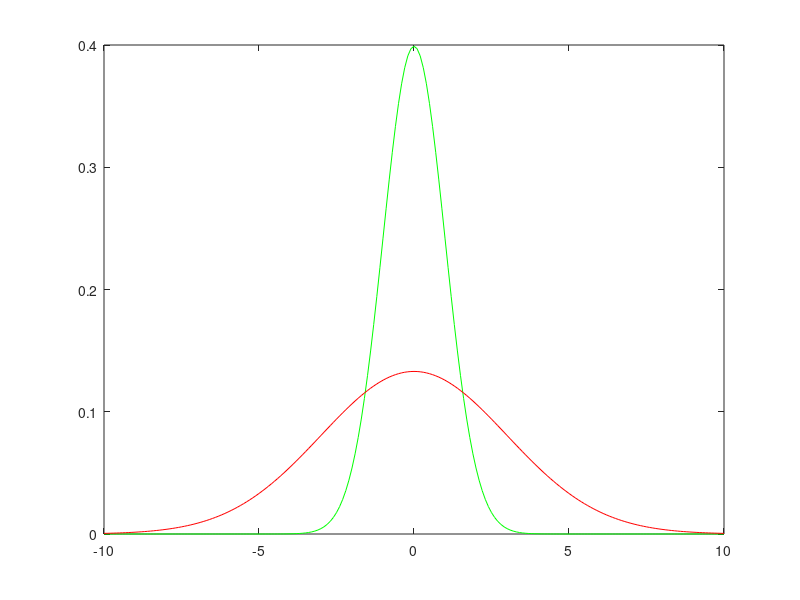

Here is the MATLAB script that generated this plot: (Note: this script raises an error after producing the figure.)
%% hw1
clc;
clear;
loop = 10 ;
 n = 4;
 m = 3;
 A = cell(n, m) ;
 for k = 1 : loop

     %form 10 matrices%
     A = rand(n,m);
     fprintf("Matrix %d: \n",k);
%      disp(A);
     
     %part i%
     A_trans = transpose(A);
     M = mtimes(A_trans,A);
     disp(M);
     
     %part ii%
     [V,D] = eig(M);

     fprintf("Eigenvalue of matrix %d: \n",k);
     disp(D);

     fprintf("Eigenvector of matrix %d: \n",k);
     disp(V);

     %part iii%
     V_trans = transpose(V);
     Inner_Product_Matrix = mtimes(V_trans,V);

     fprintf("Inner product matrix for matrix %d: \n",k);
     disp(Inner_Product_Matrix);

     %part iv%
     sum_e_values = sum(diag(D(:,1:end)));
     trace_value = trace(M);
     eva = ismembertol(sum_e_values,trace_value,0.01);

     fprintf("Compare result is %d\n",eva);

     %part v%
     prod_e_values = prod(diag(D(:,1:end)));
     det_value = det(M);
     eva_2 = ismembertol(prod_e_values,det_value,0.01);

     fprintf("Compare result is %d\n",eva_2);
     
 end

mu1 = 0;
sigma1 = 1;
mu2 = 0;
sigma2 = 3;
x = -10:.1:10;
y1= pdf('Normal',x,mu1,sigma1);
y2= pdf('Normal',x,mu2,sigma2);
plot(x,y1,'g',x,y2,'r')


clc;
mu = 2;
sigma = 5;
fun = @(x) 1/(sqrt(2*pi)*sigma)*exp(-(x-mu).^2/(2*sigma^2));

q1 = integral(fun,4,Inf);
q2 = integral(fun,-2,4);
q3 = integral(fun,8,100);

fprintf("Answer part i is %f \n",q1);
fprintf("Answer part ii is %f \n",q2);
fprintf("Answer part iii is %f \n",q3+q2);

clc;
clear;
syms x y u_x u_y 
a = -3/2;
b = sqrt(5);
% u_x = 1;
% u_y = 2;

pdf = exp(-(x-u_x)^2 +a *(y-u_y)^2 + b*(x-u_x)*(y-u_y)); % not multiply with (1/(2*pi)) yet

f_X = int(pdf,y,-Inf,Inf);
f_Y = int(pdf,x,-Inf,Inf);
% disp(f_X);
disp(f_Y);

clear;
sigma_xly = 1/sqrt(2);
mu_x1y = 1+4*sqrt(5);
x_plot = -20:.1:20;
f_x1y = pdf('Normal',x_plot,mu_x1y,sigma_xly);
plot(x_plot,f_x1y,'g')

%% hw2
%% 3
%% 4
%% hw5

clear;
clc;
A3 = [3 10 0;0 2 4;0 0 1];
[V3,D3] = eig(A3);
disp(V3);
disp(D3);
disp(rref(V3));
disp(det(V3));

fprintf("For A4: \n");

A4 = [5 1 1;0 5 3;0 0 2];
[V4,D4] = eig(A4);
disp(V4);
disp(D4);
disp(rref(V4));
disp(det(V4));


clear;
clc;
close;

load HW05_Prob5_Data;
format default;
[m,n] = size(t);
A = [ones(m,1),t,t.^2,t.^3,t.^4,t.^5,t.^6,t.^7,t.^8];
alpha_ = inv(A.'*A)*A.'*f;
f_fit = A*alpha_;
fprintf("Coefficients are as follow: \n");
% disp(alpha);
[row,col] = size(A);
for i = 1:col
    fprintf("alpha(%d) = %f\n",i,alpha_(i));
end
plot(t,f,'r',t,f_fit,'g',"LineWidth",2.5);
grid on 
xlabel('t','FontSize',10);
ylabel('f','FontSize',10);
legend('Data','Fit curve');
title('Least square fit of polynomials up to order 8 to data');
print Prob5poly -dpng;

df_dt = get_poly_deriv(alpha_,0.3);
fprintf("The derivative of f(t) at t = 0.3 is :\n");
disp(df_dt);
function df = get_poly_deriv(a,val)
    p = flip(a).';
    k = polyder(p);
    len = length(a)-2;
    coef = flip(k);
    df = 0;
    for i = 0:len
        df =df + coef(i+1) * val^i;
    end
end
%% hw6
clear;close all
clc;
%% Normal Equaitons
syms t real
% y1 = 1; y2 = t; y3 = 1/2*(3*t^2-1);
% x = exp(t);
y1 = [1 0; 2 0] ; y2 = [1 1; 1 1];
x = [0 -1; 2 0];
int_a = -1; int_b = 1;

%% Find alpha
y11 = trace(y1'*y1)
y12 = trace(y1'*y2)
y22 = trace(y2'*y2)
xy1 = trace(x'*y1)
xy2 = trace(x'*y2)

G = [y11 y12; y12 y22]
beta = [xy1; xy2]
alpha = (G')^-1*beta

xhat = alpha(1)*y1+alpha(2)*y2

%%
clc;
clear;
close all;
format rat;
load DataHW06_Prob2.mat;

%% initial
% This makes the plot
% plot(t,y,'r','linewidth',3);
% hold on;
plot(t,dy,'r','linewidth',3);
hold on;
grid on 
% xlabel('t','FontSize',10);
% ylabel('y','FontSize',10);
% print Prob2hw6_initialWave -dpng;

%% 2a
%naive estimate
del_T = t(2) - t(1);
dy_naive = zeros(length(t),1);
for i = 1:length(t)
    if i == 1
        dy_naive(i) = y(i)/ del_T;
    else
        dy_naive(i) = (y(i) - y(i-1))/ del_T;
    end
end

plot(t,dy_naive,'g','linewidth',3);
legend ({'$\dot y (t)$','$\dot y _{Naive}(t)$'},'Interpreter','latex')
xlabel('t','FontSize',10);
ylabel('dy/dt','FontSize',10);
print Prob2hw6a_naive -dpng;

%% 2b
%regression estimate
del_T = t(2) - t(1);
%choose M and N, N is polynomial fitting
M = 4; N = 2;
mov_win = -M+1 : (-M+M);
A = zeros(M,N+1);

%compute matrix A (constant)
for i = 1:length(mov_win)
    row_A = zeros(1,N+1);
    for j = 0:N
        row_A(j+1) = ((-M+i)*del_T)^j;
    end
    A(i,:) = row_A;
end

%define beta is the coef (ATA)-1 AT
beta = inv(A.'*A)*A.';

%define B
B = zeros(1,N+1);
B(2) = 1;

%compute dy/dt
dy_regress = zeros(length(y),1);
for k = 0:length(y)
    tk = k*del_T;
    if k > (M-1)
            alpha_k = beta * y(k-M+1:k);
            dy_regress(k) = B * alpha_k;
    end
end

plot(t,dy_regress,'g','linewidth',3);
legend ({'$\dot y (t)$','$\dot y _{Regression}(t)$'},'Interpreter','latex')
xlabel('t','FontSize',10);
ylabel('dy/dt','FontSize',10);
print Prob2hw6b_regression -dpng;

%%
clc;
clear;
close all;
format default;
load DataHW06_Prob3.mat;

% This makes the plot
% plot(t,y,'r','linewidth',3);
% hold on;
figure(1);
plot(t,dy,'r','linewidth',3);
hold on;
grid on 
% xlabel('t','FontSize',10);
% ylabel('y','FontSize',10);
% print Prob3hw6_initialWave -dpng;

%naive estimate
del_T = t(2) - t(1);
dy_naive = zeros(length(t),1);
for i = 1:length(t)
    if i == 1
        dy_naive(i) = y(i)/ del_T;
    else
        dy_naive(i) = (y(i) - y(i-1))/ del_T;
    end
end

plot(t,dy_naive,'g','linewidth',2);
legend ({'$\dot y (t)$','$\dot y _{Naive}(t)$'},'Interpreter','latex')
xlabel('t','FontSize',10);
ylabel('dy/dt','FontSize',10);
title("Derivative of y naive estimate");
print Prob3hw6a_naive -dpng;
hold off;

% calculate the RSME
rmse_naive = norm(dy - dy_naive,2)/(length(dy));
fprintf("RMSE for naive estimate is : ");
disp(rmse_naive);

%regression estimate
del_T = t(2) - t(1);
%choose M and N, N is polynomial fitting
M = 12; N = 2;
mov_win = -M+1 : (-M+M);
A = zeros(M,N+1);

%compute matrix A (constant)
for i = 1:length(mov_win)
    row_A = zeros(1,N+1);
    for j = 0:N
        row_A(j+1) = ((-M+i)*del_T)^j;
    end
    A(i,:) = row_A;
end

%define beta is the coef (ATA)-1 AT
beta = inv(A.'*A)*A.';

%define B
B = zeros(1,N+1);
B(2) = 1;

%compute dy/dt
dy_regress = zeros(length(y),1);
for k = 1:M:length(y)
    tk = k*del_T;
    if k > (M-1)
            alpha_k = beta * y(k-M+1:k);
            dy_regress(k) = B * alpha_k;
    end
end

figure(2);
plot(t,dy,'r','linewidth',3);
grid on;
hold on;
plot(t,dy_regress,'g','linewidth',2);
legend ({'$\dot y (t)$','$\dot y _{Regression}(t)$'},'Interpreter','latex')
xlabel('t','FontSize',10);
ylabel('dy/dt','FontSize',10);
title("Derivative of y regression estimate");
print Prob3hw6b_regression -dpng;

% calculate the RSME
rmse_reg = norm(dy - dy_regress,2)/(length(dy));
fprintf("RMSE for regression estimate is : ");
disp(rmse_reg);

% as usual
clear;
clc;
close;
format rat;

%test by using data from ex8 hw5
A = diag([0.5, 1, 1, 0.5, 1]);
B = [3 0 2 0 1].';
C = 0.25;
D = B.';

H = MIL(inv(A),B,C,D);
fprintf("The result matrix is : \n");
disp(H);

%function to implement Matrix Inversion Lemma (MIL)
function res = MIL(A_inv,B,C,D)
    %check C is invertible or not
    if det(C) == 0
        fprintf("C is not invertible\n");
        res = 0;
    else
        res = A_inv - A_inv * B * inv(inv(C) + D* A_inv *B) * D * A_inv;
    end
end

%% hw7

%%
clc;
clear;
close all;
format rat;

a = sqrt(2);
A = [1 0 a;0 2 0; a 0 0];

%part a
v1 = [0;1;0];
% disp(A*v1 - 2*v1);

%part b
v2 = [1;0;0];
v3 = [0;0;1];
V = [v1,v2,v3];

%part c
B = V.' * A * V;
% disp(B);

A2 = B(2:end,2:end);
% disp(A2);

% part d
[U2,D2] = eig(A2);
% disp(U2.' * A2 * U2);

%part e
U = eye(3);
U(2:end,2:end) = U2;
% disp(U * U.');

% part f
O = V * U;
% disp(O * O.');

%part g
lamda = O.' * A * O;
fprintf("The final result is : \n");
disp(lamda);
fprintf("This is a diagonal matrix \n");

%% all the time
close all;
clear;
clc;
format default;
load DataHW07_Prob4.mat;

% m = length(y{1});
[m,n] = size(C{1});

%% part a
%initialise
A{1} = C{1};
Y{1} = y{1};
for k = 1:N
%     S{k} = eye(m);
    R{k} = eye(m*k);
    if k > 1
        A{k} = [A{k-1};C{k}];
        Y{k} = [Y{k-1};y{k}];
        if rank(A{k}) == 100
            n_a = k;
            break;
        end

    end
end

fprintf("n s.t A_k is full rank is %d \n",n_a);

%% part b
tic;
for k = n_a : N
    R{k} = eye(m*k);
    A{k} = [A{k-1};C{k}];
    Y{k} = [Y{k-1};y{k}];
    x_batch{k} = inv(A{k}.' * R{k} * A{k}) * A{k}.' * R{k} * Y{k};
    E_b(k-n_a+1) = norm(x_batch{k} - x_actual{k});
end

t = n_a:N;
plot(t,E_b,'g','linewidth',2);
title("Norm error in x-hat using Batch Process (2.040413 seconds)");
xlabel('k','FontSize',10);
ylabel('E_k','FontSize',10);
grid on;
print Prob4b_hw7 -dpng
toc;


%% part c
%using RLS Algorithm
% -----------initialise step-------------
%compute Qk and Pk , xk at k = n_a
for k = 1:n_a
    S{k} = eye(m);
    if k == 1
        Q{k} = C{k}.' * S{k} * C{k};
        P{k} = C{k}.' * S{k} * y{k};
    else
        Q{k} = Q{k-1} + C{k}.' * S{k} * C{k};
        P{k} = P{k-1} + C{k}.' * S{k} * y{k};
    end
end

x_rls ={};
x_rls{n_a} = inv(Q{n_a}) * P{n_a};

% -----------recursion step -------------
tic;
for k = n_a : N-1
    S{k+1} = S{k};
    Q{k+1} = Q{k} + C{k+1}.' * S{k+1} * C{k+1};
    %Kalman gain
    K{k+1} = inv(Q{k+1}) * C{k+1}.' * S{k+1};

    %update new state with Kalam gain and innovation
    x_rls{k+1} = x_rls{k} + K{k+1} * (y{k+1} - C{k+1} * x_rls{k});
    E_c(k-n_a+1) = norm(x_actual{k} - x_rls{k});

end

%------plot----------------
t = n_a:N-1;
plot(t,E_c,'g','linewidth',2);
title("Norm error in x-hat using RLS without MIL (0.453542 seconds)");
xlabel('k','FontSize',10);
ylabel('E_k','FontSize',10);
grid on;
print Prob4c_hw7 -dpng
toc;





%% part d

%exactly as in part c
%using RLS Algorithm WITH MIL
% -----------initialise step-------------
%compute Qk and Pk , xk at k = n_a
for k = 1:n_a
    S{k} = eye(m);
    if k == 1
        Q{k} = C{k}.' * S{k} * C{k};
        P{k} = C{k}.' * S{k} * y{k};
    else
        Q{k} = Q{k-1} + C{k}.' * S{k} * C{k};
        P{k} = P{k-1} + C{k}.' * S{k} * y{k};
    end
end

x_rls_mil ={};
Q_inv{n_a} = inv(Q{n_a});
x_rls_mil{n_a} =  Q_inv{n_a} * P{n_a};

% -----------recursion step -------------
tic;
for k = n_a : N-1
    S{k+1} = S{k};
    %compute inverse using MIL
    Q_inv{k+1} = MIL(Q_inv{k},C{k+1}.',S{k+1},C{k+1});
    %Kalman gain
    K{k+1} = Q_inv{k+1} * C{k+1}.' * S{k+1};

    %update new state with Kalam gain and innovation
    x_rls_mil{k+1} = x_rls_mil{k} + K{k+1} * (y{k+1} - C{k+1} * x_rls_mil{k});
    E_d(k-n_a+1) = norm(x_actual{k} - x_rls_mil{k});

end
toc;
%------plot----------------
t = n_a+1:N;
plot(t,E_d,'g','linewidth',2);
title("Norm error in x-hat using RLS with MIL (0.050298 seconds)");
xlabel('k','FontSize',10);
ylabel('E_k','FontSize',10);
grid on;
print Prob4d_hw7 -dpng

%% all the time
close all;
clear;
clc;
format default;
load DataHW07_Prob5.mat;

[m,n] = size(C{1});
%% part a
%initialise
A{1} = C{1};
Y{1} = y{1};
for k = 1:N
%     R{k} = eye(m*k);
    if k > 1
        A{k} = [A{k-1};C{k}];
        Y{k} = [Y{k-1};y{k}];
        if rank(A{k}) == 20
            n_a = k;
            break;
        end

    end
end

fprintf("n s.t A_k is full rank is %d \n",n_a);

%% part b - using Batch Process
for k = n_a : N
    R{k} = eye(m*k);
    A{k} = [A{k-1};C{k}];
    Y{k} = [Y{k-1};y{k}];
    x_batch{k} = inv(A{k}.' * R{k} * A{k}) * A{k}.' * R{k} * Y{k};
    E_b(k-n_a+1) = norm(x_batch{k} - x_actual{k});
end

t = n_a:N;
figure(1);
plot(t,E_b,'g','linewidth',2);
title("Norm error in x-hat using Batch Process");
xlabel('k','FontSize',10);
ylabel('E_k','FontSize',10);
grid on;
% print Prob5b_hw7 -dpng


%% part c - Forgeting factor
% Warning : This part took long time to run 
lamda = 0.98;
%find Rk at initial
R={};
for k = 1:n_a
    S{k} = lamda^(n_a - k) * eye(m);
    if k == 1
        R{k} = S{k};
    else
        R{k} = diag([diag(R{k-1});diag(S{k})]);
    end

end
%using Batch method again
for k = n_a : N
    bl_a = lamda * R{k-1};
    bl_b = zeros(m*(k-1),m);
    bl_c = zeros(m,m*(k-1));
    bl_d = eye(m);
    row_a_b_R_k = [bl_a, bl_b];
    row_c_d_R_k = [bl_c,bl_d];
    R{k} = [row_a_b_R_k;row_c_d_R_k];
    A{k} = [A{k-1};C{k}];
    Y{k} = [Y{k-1};y{k}];
    x_batch{k} = inv(A{k}.' * R{k} * A{k}) * A{k}.' * R{k} * Y{k};
    E_b(k-n_a+1) = norm(x_batch{k} - x_actual{k});
end

t = n_a:N;
figure(2);
plot(t,E_b,'g','linewidth',2);
title("Norm error in x-hat using Batch Process with Forgetting factor");
xlabel('k','FontSize',10);
ylabel('E_k','FontSize',10);
grid on;
% print Prob5c_hw7 -dpng

%% part d 
lamda = 0.98;
%using RLS Algorithm + Forgetting factor
% -----------initialise step-------------
%compute Qk and Pk , xk at k = n_a
for k = 1:n_a
%     S{k} = eye(m);
    if k == 1
        Q{k} = C{k}.' * lamda^(n_a - k) * C{k};
        P{k} = C{k}.' * lamda^(n_a - k) * y{k};
    else
        Q{k} = Q{k-1} + C{k}.' * lamda^(n_a - k) * C{k};
        P{k} = P{k-1} + C{k}.' * lamda^(n_a - k) * y{k};
    end
end

x_rls ={};
x_rls{n_a} = inv(Q{n_a}) * P{n_a};

% -----------recursion step -------------
tic;
for k = n_a : N-1
%     S{k+1} = S{k};
    Q{k+1} = lamda * Q{k} + C{k+1}.' * C{k+1};
    %Kalman gain
    K{k+1} = inv(Q{k+1}) * C{k+1}.';

    %update new state with Kalam gain and innovation
    x_rls{k+1} = x_rls{k} + K{k+1} * (y{k+1} - C{k+1} * x_rls{k});
    E_c(k-n_a+1) = norm(x_actual{k} - x_rls{k});

end

%------plot----------------
t = n_a:N-1;
figure(3);
plot(t,E_c,'g','linewidth',2);
title("Norm error in x-hat using RLS without MIL + Forgetting factor");
xlabel('k','FontSize',10);
ylabel('E_k','FontSize',10);
grid on;
% print Prob5d_hw7 -dpng
toc;

%% part d but with MIL
lamda = 0.98;
%exactly as in part c
%using RLS Algorithm WITH MIL + Forgetting factor
% -----------initialise step-------------
%compute Qk and Pk , xk at k = n_a
for k = 1:n_a
%     S{k} = eye(m);
    if k == 1
        Q{k} = C{k}.' * lamda^(n_a - k) * C{k};
        P{k} = C{k}.' * lamda^(n_a - k) * y{k};
    else
        Q{k} = Q{k-1} + C{k}.' * lamda^(n_a - k) * C{k};
        P{k} = P{k-1} + C{k}.' * lamda^(n_a - k) * y{k};
    end
end

x_rls_mil ={};
Q_inv{n_a} = inv(Q{n_a});
x_rls_mil{n_a} =  Q_inv{n_a} * P{n_a};

% -----------recursion step -------------
for k = n_a : N-1
%     S{k+1} = S{k};
    %compute inverse using MIL
    Q_inv{k+1} = (1/lamda) * MIL(Q_inv{k},C{k+1}.',1/lamda,C{k+1},m);
    %Kalman gain
    K{k+1} = Q_inv{k+1} * C{k+1}.';

    %update new state with Kalam gain and innovation
    x_rls_mil{k+1} = x_rls_mil{k} + K{k+1} * (y{k+1} - C{k+1} * x_rls_mil{k});
    E_d(k-n_a+1) = norm(x_actual{k} - x_rls_mil{k});

end
%------plot----------------
t = n_a+1:N;
figure(4);
plot(t,E_d,'g','linewidth',2);
title("Norm error in x-hat using RLS with MIL + forgetting factor");
xlabel('k','FontSize',10);
ylabel('E_k','FontSize',10);
grid on;
% print Prob5d_MIL_hw7 -dpng

close;
clc;
clear;
format default;

% A = [1 3;3 9];
% A = [6 10 11;10 19 19;11 19 21];
A = [2 6 10;6 10 14;10 14 18];
[V,D] = eig(A);
% disp(V);
disp(D);
% N = sqrt(D)*V';
% disp(V * D * V.')

N = (V * D^(1/2)) * V.';
disp(N);
% disp(N.' *  N);

fprintf("Another way : \n");

N2 = sqrtm(A);
disp(N2);

close;
clc;
clear;
format default;

A = [1 3 2;3 8 4];
b = [1;2];
M = [5 1 9;1 2 1;9 1 17];
% x_hat = min_norm_underdeter_case(A,b);
x_hat = weighted_min_norm_underdeter_case(A,b,M);
disp(x_hat);

function sol = min_norm_underdeter_case(A,b)
    sol = A.' * inv(A * A.') * b;
end

function sol = weighted_min_norm_underdeter_case(A,b,M)
    sol = inv(M) * A.' * inv(A * inv(M) * A.') * b;
end
%% 8

close;
clc;
clear;
format default;

A = [1 2;
    3 4;
    5 0;
    0 6];
y = [1.5377
    3.6948;
    -7.7193;
    7.3621];
Q = [1.00 0.50 0.50 0.25; 
    0.50 2.00 0.25 1.00;
    0.50 0.25 2.00 1.00;
    0.25 1.00 1.00 4.00];

for i = 2:4
    [sol,cov] = blue_func(y(1:i),Q(1:i,1:i),A(1:i,:));
    fprintf("Case %d (first %d values of y) \n",i,i);
    fprintf("x_hat = \n");
    disp(sol);
    fprintf("Covariance of the estimate is :\n");
    disp(cov);
    fprintf("\n");
end


function [sol,cov] = blue_func(y,Q,C)
    %assume that x is determnistic
    % mean error = 0, cov error = Q
    %Q is PD, diagonal, mean x_hat (sol) = x

    K_hat = inv(C.' * inv(Q) * C) * C.' * inv(Q);
    x_hat = K_hat* y;
    sol = x_hat;
    cov = inv(C.' * inv(Q) * C);
end

%%

close;
clc;
clear;
format default;

C = [1 2;3 4;5 0;0 6];

y = [1.5377;3.6948;-7.7193;7.3621];

Q = [1.00 0.50 0.50 0.25;
0.50 2.00 0.25 1.00;
0.50 0.25 2.00 1.00;
0.25 1.00 1.00 4.00];

P = [0.5 0.25;
0.25 0.5];

for i = 1:4
    [sol,cov] = MVE_func(y(1:i),C(1:i,:),Q(1:i,1:i),P);
    fprintf("Case %d (first %d value(s) of y) \n",i,i);
    fprintf("x_hat = \n");
    disp(sol);
    fprintf("Covariance of the estimate is :\n");
    disp(cov);
    fprintf("\n");
end

function [sol,cov] = MVE_func(y,C,Q,P)
    %model : y = Cx + e
    %assumption: mean x = 0, mean error =0
    % cov x = P, cov error = Q
    % cov ex.T = 0, uncorelated

    K_hat = P * C.' * inv(C * P * C.' + Q);
    x_hat = K_hat * y;
    sol = x_hat;
    cov = P - P * C.' * inv(C * P * C.' + Q) * C *P;
end

%% 
close;
clc;
clear;
format default;

%model y =  Cx + e
C = [1 2;3 4;5 0;0 6];
y = [1.5377;3.6948;-7.7193;7.3621];

%part a - normal LS
fprintf("Part a: \n");
x_hat_ls = inv(C.' * C) * C.' * y;
fprintf("Standard least square: \n");
fprintf("x_hat = \n");
disp(x_hat_ls);

fprintf("----------------------------- \n");
% part b - BLUE
fprintf("Part b: \n");
Q = eye(4);
[x_hat_blue,cov] = BLUE_func(y,Q,C);
fprintf("BLUE: \n");
fprintf("x_hat = \n");
disp(x_hat_blue);

fprintf("----------------------------- \n");
%part c - MVE
fprintf("Part c: \n");
Q = eye(4);
P = 100 * eye(2);
[x_hat_mve,cov] = MVE_func(y,C,Q,P);
fprintf("MVE: \n");
fprintf("When P = 100I: \n");
fprintf("x_hat = \n");
disp(x_hat_mve);

P = 10^6 * eye(2);
[x_hat_mve,cov] = MVE_func(y,C,Q,P);
fprintf("When P = 10^6 I: \n");
fprintf("x_hat = \n");
disp(x_hat_mve);

fprintf("----------------------------- \n");
%part d - compares
fprintf("Part d: \n");
fprintf("All results are the same. \n");



function [sol,cov] = BLUE_func(y,Q,C)
    %assume that x is determnistic
    % mean error = 0, cov error = Q
    %Q is PD, diagonal, mean x_hat (sol) = x

    K_hat = inv(C.' * inv(Q) * C) * C.' * inv(Q);
    x_hat = K_hat* y;
    sol = x_hat;
    cov = inv(C.' * inv(Q) * C);
end

function [sol,cov] = MVE_func(y,C,Q,P)
    %model : y = Cx + e
    %assumption: mean x = 0, mean error =0
    % cov x = P, cov error = Q
    % cov ex.T = 0, uncorelated

    K_hat = P * C.' * inv(C * P * C.' + Q);
    x_hat = K_hat * y;
    sol = x_hat;
    cov = P - P * C.' * inv(C * P * C.' + Q) * C *P;
end

%%
close;
clc;
clear;
format default;

%parameters
C = [1 2;3 4;5 0;0 6];

y = [1.5377;3.6948;-7.7193;7.3621];

Q = [1.00 0.50 0.50 0.25;
0.50 2.00 0.25 1.00;
0.50 0.25 2.00 1.00;
0.25 1.00 1.00 4.00];

P = [0.5 0.25;
0.25 0.5];

x_mean = [1;-1];
e_mean = 0;

% compute mean and variance
y_mean = C * x_mean + e_mean;
delta_y = y - y_mean;

%call function and print solution
[sol,cov] = MVE_func(delta_y,C,Q,P);
fprintf("MVE for x: \n");
x_hat_mve = x_mean + sol;
fprintf("x_hat = \n");
disp(x_hat_mve);

function [sol,cov] = MVE_func(y,C,Q,P)
    %model : y = Cx + e
    %assumption: mean x = 0, mean error =0
    % cov x = P, cov error = Q
    % cov ex.T = 0, uncorelated

    K_hat = P * C.' * inv(C * P * C.' + Q);
    x_hat = K_hat * y;
    sol = x_hat;
    cov = P - P * C.' * inv(C * P * C.' + Q) * C *P;
end

%% 9


clear;
clc;
close;

syms t pi
% f=t^2;
% g=exp(pi*t);
% a=0; b=2;
% G11=int(f*f,a,b);
% G11=simple(G11)

G = [8/3 -2/pi;-2/pi 1];
c = [2 ; pi];
b = inv(G) * c;
f = b(1) * t + b(2) * sin (pi*t);
s = simplify(f);
disp(s);
disp(simplify(b));

clear;
close;
clc;
format default;

% QR factorization from scratch
A = [1 2;3 4;5 6];
v1 = A(:,1);
q1 = (1/norm(v1)) * v1;
v2 = A(:,2) - dot(A(:,2),q1)*q1;
q2 = (1/norm(v2))*v2;

%build Q
Q = [q1,q2];

%build R
r11 = dot(A(:,1),q1);
r12 = dot(A(:,2),q1);
r22 = dot(A(:,2),q2);
R = [r11 r12;0 r22];

%see econ QR
disp(Q);
disp(R);

fprintf("Compare with MATLAB built in function: \n");
%compare with MATLAB qr built in function
[Q_mat, R_mat] = qr(A,0);
disp(Q_mat);
disp(R_mat);

%% 10


clear;close;clc;format default;
%1a
x = sym('x',[3 1]);
f = 3*x(1)*(2*x(2) - x(3)^3) + (x(2)^4)/3;

% compute using definition
grad_f = sym(zeros(length(x),1));
for i = 1:length(x)
    grad_f(i) = diff(f,x(i));
end

fprintf("The Jacobian of f is : \n");
% pretty(simplify(grad_f))
disp(simplify(grad_f.'));
x_s = [1 3 -1].';
fprintf("Evaluate Jacobian of f at xs is : \n");
disp(subs(grad_f,x,x_s).');

% compute using Jacobian built in func
% Jacobian of a scalar function is the 
% transpose of its gradient
grad_f_jaco = jacobian(f,x).';
subs(grad_f_jaco,x,x_s);

% compute using gradient func
grad_f_gradi = gradient(f,x);
subs(grad_f_gradi,x,x_s);

%% 1b
clc;
format short;
sigma = 0.001;
e = eye(3);
df_numer = zeros(3,1);
%  symmetric difference
for i = 1:length(x)
    f_p = subs(f,x,x_s + sigma * e(:,i));
    f_m = subs(f,x,x_s - sigma * e(:,i));
    df_numer(i) = vpa((f_p - f_m)/ (2*sigma));
end

fprintf("The Jacobian of f at xs is : \n");
disp(df_numer.');

%% 1c 
clc;
sigma = 0.0001;
e = eye(5);
xs = ones(1,5);
df_numer = zeros(1,5);
for i = 1:5
    f_p = funcPartC(xs + sigma * e(i,:));
    f_m = funcPartC(xs - sigma * e(i,:));
    df_numer(i) = (f_p - f_m)/ (2*sigma);
end

fprintf("The Jacobian of funcPartC at xs is : \n");
disp(df_numer);

%%
clear;
close;
clc;
format default;

load SegwayData4KF.mat;
% whos;

% Kalman filter
% Initial condition
P = P0;
xhat = zeros(4,N);
xhat(:,1) = x0;
Karr = [];
% loop
for k = 1:N
    K = (P*C')*inv(C*P*C' + Q);
    Karr = [Karr K];
    xhat(:,k+1) = A*xhat(:,k) + B*u(k) + A*K*(y(k)-C*xhat(:,k));
    P = A*(P-K*C*P)*A'+G*R*G';
end

% Segway_anim(t,xhat(1,1:end-1),xhat(2,1:end-1),Ts);

% just plot
figure(1)
plot(t,xhat(1,1:end-1),'r',t,xhat(2,1:end-1),'g','LineWidth',2); grid on
legend('$\hat{\varphi}(t)$','$\hat{\theta}(t)$','Interpreter','latex')
xlabel('t [s]')
ylabel('Angles [rad]')
print -dpng ex2b_plot_theta_phi_vs_t

figure(2)
plot(t,xhat(3,1:end-1),'r',t,xhat(4,1:end-1),'g','LineWidth',2); grid on
legend('$\hat{\dot{\varphi}}(t)$','$\hat{\dot{\theta}}(t)$','Interpreter','latex')
xlabel('t [s]')
ylabel(' Angular velocities [rad/s]')
print -dpng ex2b_plot_theta_dot_phi_dot_vs_t

figure(3)
plot(t,Karr,'LineWidth',2); grid on
legend({'$K_{\theta}$', '$K_{\varphi}$', '$K_{\dot{\theta}}$', ...
'$K_{\dot{\varphi}}$' },'interpreter','latex')
xlabel('t [s]')
ylabel('Kalman Gains')
print -dpng ex2b_plot_Kalman_gain_vs_t

% compare Kalman gains
fprintf("Steady states values of K are: \n");
disp(K);
[Kss,Pss] = dlqe(A,G,C,R,Q);
fprintf("Kss is: \n");
disp(Kss);
cmp_res = ismembertol(K,Kss,0.001);
fprintf("Comparison result is: \n");
if cmp_res
    fprintf("Kss =  K  \n");
else
    fprintf("Kss !=  K \n");
end


%%
clear; close; clc;format default;

A = 1;
% time step 
delta_t = 0.1;
B = delta_t;
R = 16; %action cov of noise (to state)
c = 3 * 10^8;
C = -2/c;
Q = 10^(-18); %measurement cov of noise
% initial condition
xhat = 1;
P = 0.25;
uhat = 10;

% At time t = 0.1;
z1 = 2.2 * 10^(-8);

% Prediction step
xhat = A * xhat + B * uhat;
P = A * P * A.' + B*R*B.';

% Measurement Update Step
K = (P*C')*inv(C*P*C' + Q);
xhat = xhat + K*(z1-(C*xhat+ (10/c)));
P = P - K*C*P;

%show result
fprintf("Mean of position x1 of robot at t = 0.1 :\n");
disp(xhat);
fprintf("Uncertainty in its position is : \n");
disp(P);

clear;
close;
clc;
format default;

A = [ 4.041   7.046    3.014;
     10.045    17.032    7.027;
     16.006    27.005    11.048];

[U,S,V] = svd(A);

D = zeros(3,3);
D(1:2,1:2)= S(1:2,1:2);
Ahat = U*D*V.';

fprintf(" Rank 2 approximation of A is :\n");
disp(Ahat);

% check rank and norm
fprintf("Rank of Ahat is :\n");
fprintf("Ahat = :\n");
disp(rank(Ahat));
% this is equivalent to
% max e-values of del_A = Ahat - A
% E= Ahat - A;
% err = max(sqrt(eig(E'*E)));
err = norm(Ahat - A,2); 
fprintf("Smallest norm is \n");
disp(err);



%% 11

clc;close all; clear; format default;
% parameters symbolic 
x = sym('x',[2 1]);
y = 0;

%function F
F = [3;4] + [4 3;2 1] * x - x*x.'*[1;2];

% convert
F_func = matlabFunction(F,'Vars',{x});

%Newton method
xk = x - inv(jacobian(F,x)) * (F-y);
xk_func = matlabFunction(xk,'Vars',{x}); 

%intial guess
% x0 = [1 1].';
% x0 = [0 0].';
x0 = [8 8].';

%tolerance for stopping loop
tol = 1 * 10^(-30);
iter_max = 100000;
% iter_max = 100;

%intiial assign
x = x0;
for i = 2:iter_max

    %Newton
    x = xk_func(x);

    if  abs(F_func(x) - y) < tol
        break;
    end

end   

fprintf("Initial guess: \n");
disp(x0);
fprintf("The solution x is : \n");
disp(x);
fprintf("Function F =  : \n");
disp(F_func(x));

clc;close all; clear; format default;

Aeq = [ 1 1 1 1];
beq = 3;

Ain = [1 2 3 4;
    5 6 7 8];
bin = [5 10].';

[X,fval,exitflag,output] = quadprog(eye(4),[0;0;0;0],Ain,bin,Aeq,beq);

disp(X)


%% Part b

clc;clear;
Q = [ 4 1 0 0;
    1 2 1 0;
    0 1 6 1;
    0 0 1 8]
xo = [1 2 3 4].'

Ain = [1 2 3 4;
    5 6 7 8]

bin = [5 10].'

Aeq = [];
beq = [];
lb = [];
ub = [];
x0 = [];

H = 2*Q;
f = -2*xo.'*Q;

x = quadprog(H,f,Ain,bin,Aeq,beq,lb,ub,x0)


clc;close all; clear; format default;
% 1-norm
fprintf('1- norm cost function : \n');
A = [2 1;
    -3 7;
    5 4];

b = [3 2 12].';

[m,n] = size(A);

f = [zeros(1,n),ones(1,m)];

Ain = [A,-eye(m);-A,-eye(m)];

bin = [b;-b];


[X,fval] = linprog(f,Ain,bin);

% extract real x from X, rest is slack variable
xval = X(1:n)
obj_func_val = norm(A*xval-b,1)

% infinity norm
fprintf('Infinity norm cost function : \n');
f = [zeros(1,n),1];
Ain = [A,-ones(m,1);-A,-ones(m,1)];
bin = [b;-b];


[X,fval] = linprog(f,Ain,bin);

% this time slack variable s belongs to R
xval = X(1:n)
obj_func_val = norm(A*xval-b,'inf')